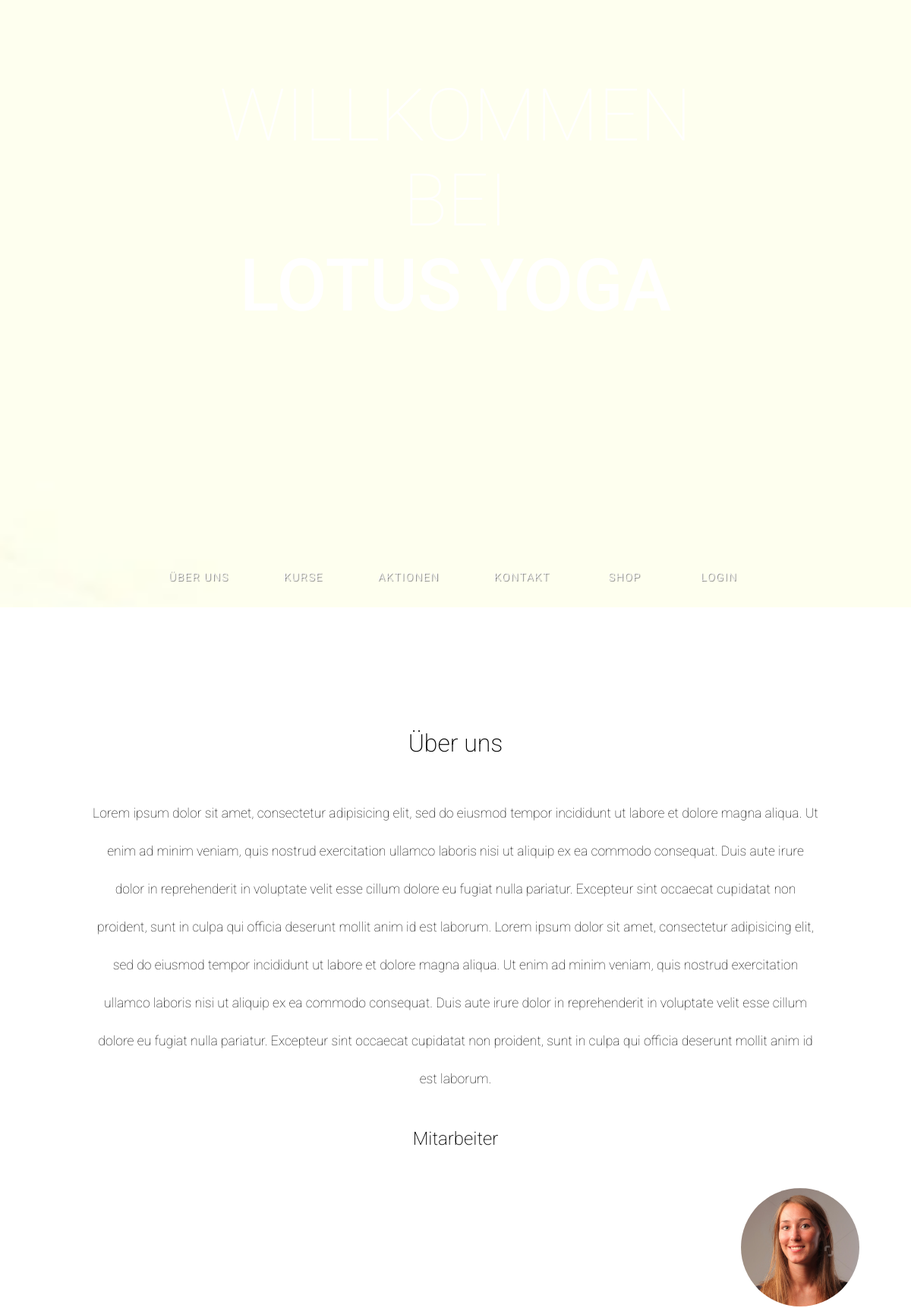
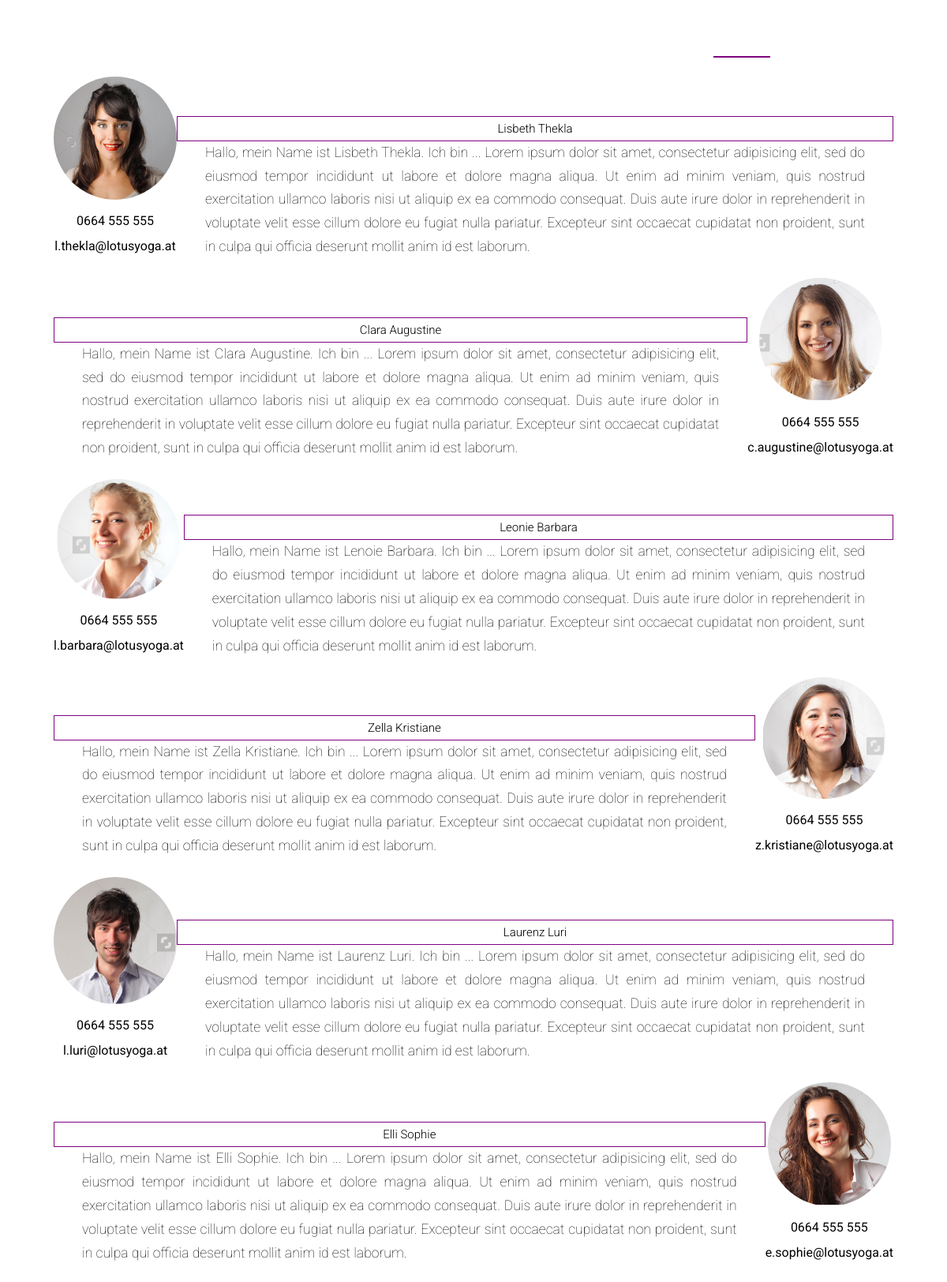
The page / (upper part) on the database its author committed (2 pictures, top to bottom).
### tables this page shows
CREATE TABLE IF NOT EXISTS `contents` (
  `id` int(11) NOT NULL,
  `_name` varchar(1000) NOT NULL,
  `type` varchar(150) NOT NULL,
  `content` varchar(1000) NOT NULL DEFAULT '',
  `sequence` int(11) NOT NULL,
  `is_active` tinyint(1) NOT NULL DEFAULT '1',
  `deleted_at` timestamp NULL DEFAULT NULL
);

CREATE TABLE IF NOT EXISTS `employees` (
  `id` int(11) NOT NULL,
  `fullname` varchar(50) NOT NULL,
  `email` varchar(60) NOT NULL,
  `telno` varchar(20) NOT NULL,
  `pic` varchar(150) NOT NULL,
  `courses_id` int(11) NOT NULL,
  `description` varchar(700) NOT NULL DEFAULT '',
  `is_active` tinyint(1) NOT NULL DEFAULT '1',
  `deleted_at` timestamp NULL DEFAULT NULL
);

### index.php (called while the page is built, shortened)
<?php
$content = ('content/');
include('functions/load_content.php');
include('header.php');
if( ! isset($_GET['page']) ){
	$page = "home";
}else{
	$page = $_GET['page'];
}
if($page){
	$content .= $page .".php";
}
include($content);
include('footer.php');
?>

### functions/load_Content.php (called while the page is built, shortened)
<?php
function get_content_data($table_name){
    global $link;
    $sql = "SELECT * FROM " .$table_name. " WHERE deleted_at IS NULL";
	$res = mysqli_query($link, $sql);
	return $res;
}
function get_specific_content_data($table_name, $where, $equals){
    global $link;
    $sql = "SELECT * FROM " .$table_name. " WHERE ". $where . " = " . $equals . " AND deleted_at IS NULL ";
    $res = mysqli_query($link, $sql);
    return $res;
}
$employees = get_content_data('employees');
$about_us = get_specific_content_data('contents', 'id', 3);
?>

### content/home.php (the view, shortened to what this page needs)
<?php
 if(!isset($_COOKIE['landingpage'])){
   include ('content/landingpage.php');
 }else{
 }
?>
  <main class="main">
     <section class="about_us section_main" id="about_us">
         <h3>
             Über uns
         </h3>
         <?php
          while( $row = mysqli_fetch_assoc($about_us) ){
          ?>
       <p>
        <?php echo $row['content']; ?>
       </p>
       <?php
     }
     ?>
     </section>
      <section class="employees_main section_main">
          <h4 class="employees_headline ">
              Mitarbeiter
         </h4>
          <?php
          while( $row = mysqli_fetch_assoc($employees) ){
          ?>
          <ul class="employees_main-info">
          <li>
             <ul class="employees_main-contact">
               <li><img src="<?php echo $row['pic']; ?>" alt="lorem ipsum"/></li>
               <li><?php echo $row['telno']; ?><i class="fa icon-mobile"></i></li>
               <li><a href="<?php echo $row['email']; ?>?subject=lorem"><?php echo $row['email']; ?></a><i class="fa icon-mail"></i></li>
             </ul>
          </li>
          <li>
             <h6><?php echo $row['fullname']; ?></h6>
             <p>
              <?php echo $row['description']; ?>
            </p>
         </li>
        </ul>
        <?php
      }
      ?>
      </section>
  </main>

### css/styles.css (style rules this page uses)
* { font-family: 'Roboto', Helvetica, Verdana, sans-serif; box-sizing: border-box; margin: 0; padding: 0; list-style: none; text-decoration: none; }
html { position: relative; }
.body { margin: 0; }
p { font-size: 1.1em; font-weight: 100; line-height: 6vh; }
a { color: inherit; }
.main h3, .main h4 { font-size: 2em; font-weight: 200; padding: 1.65em 0; text-align: center; }
.main #about_us h3 { padding:2.5em 0 1.5em; }
.main h4 { font-size: 1.5em; }
.main h6 { font-size: 1.25vw; border: 1px solid purple; font-weight: 300; }
.cart-header span, p { line-height:50px; }
main { position: relative; z-index: 100; padding: 80px 0; background-color: white; }
.about_us { padding: 0 10vw; text-align: center; }
.employees_main { padding: 0 2em; }
.employees_main-info { line-height: 2; display: flex; padding: 1vw 3vw; align-items: flex-end; }
.employees_main p { padding: 0 3vw; line-height: 1.7; text-align: justify; }
.employees_main li { text-align: center; flex-wrap: wrap; }
.employees_main-contact { display: flex; flex-direction: column; justify-content: center; }
.employees_main ul:nth-child(2n) { display: flex; flex-direction: row-reverse; align-items: flex-end; }
.employees_main li:nth-child(2n) { flex-direction: row-reverse; text-align: center; }
.employees_main img { width: 13vw; border-radius: 50%; }

### rows shown on the page
contents: content "Lorem ipsum dolor sit amet, consectetur adipisicing elit, sed do eiusmod tempor incididunt ut labore et dolore magna aliqua. Ut enim ad minim veniam, quis nostrud exercitation ullamco laboris nisi ut aliquip ex ea commodo consequat. Duis aute irure dolor in reprehenderit in voluptate velit esse cillum dolore eu fugiat nulla pariatur. Excepteur sint occaecat cupidatat non proident, sunt in culpa qui officia deserunt mollit anim id est laborum. Lorem ipsum dolor sit amet, consectetur adipisicing elit, sed do eiusmod tempor incididunt ut labore et dolore magna aliqua. Ut enim ad minim veniam, quis nostrud exercitation ullamco laboris nisi ut aliquip ex ea commodo consequat. Duis aute irure…"
employees: pic (picture)
employees: pic (picture), telno "0664 555 555", email "l.thekla@lotusyoga.at", fullname "Lisbeth Thekla", description "Hallo, mein Name ist Lisbeth Thekla. Ich bin ... Lorem ipsum dolor sit amet, consectetur adipisicing elit, sed do eiusmod tempor incididunt ut labore et dolore magna aliqua. Ut enim ad minim veniam, quis nostrud exercitation ullamco laboris nisi ut aliquip ex ea commodo consequat. Duis aute irure dolor in reprehenderit in voluptate velit esse cillum dolore eu fugiat nulla pariatur. Excepteur sint occaecat cupidatat non proident, sunt in culpa qui officia deserunt mollit anim id est laborum."
employees: pic (picture), telno "0664 555 555", email "c.augustine@lotusyoga.at", fullname "Clara Augustine", description "Hallo, mein Name ist Clara Augustine. Ich bin ... Lorem ipsum dolor sit amet, consectetur adipisicing elit, sed do eiusmod tempor incididunt ut labore et dolore magna aliqua. Ut enim ad minim veniam, quis nostrud exercitation ullamco laboris nisi ut aliquip ex ea commodo consequat. Duis aute irure dolor in reprehenderit in voluptate velit esse cillum dolore eu fugiat nulla pariatur. Excepteur sint occaecat cupidatat non proident, sunt in culpa qui officia deserunt mollit anim id est laborum."
employees: pic (picture), telno "0664 555 555", email "l.barbara@lotusyoga.at", fullname "Leonie Barbara", description "Hallo, mein Name ist Lenoie Barbara. Ich bin ... Lorem ipsum dolor sit amet, consectetur adipisicing elit, sed do eiusmod tempor incididunt ut labore et dolore magna aliqua. Ut enim ad minim veniam, quis nostrud exercitation ullamco laboris nisi ut aliquip ex ea commodo consequat. Duis aute irure dolor in reprehenderit in voluptate velit esse cillum dolore eu fugiat nulla pariatur. Excepteur sint occaecat cupidatat non proident, sunt in culpa qui officia deserunt mollit anim id est laborum."
employees: pic (picture), telno "0664 555 555", email "z.kristiane@lotusyoga.at", fullname "Zella Kristiane", description "Hallo, mein Name ist Zella Kristiane. Ich bin ... Lorem ipsum dolor sit amet, consectetur adipisicing elit, sed do eiusmod tempor incididunt ut labore et dolore magna aliqua. Ut enim ad minim veniam, quis nostrud exercitation ullamco laboris nisi ut aliquip ex ea commodo consequat. Duis aute irure dolor in reprehenderit in voluptate velit esse cillum dolore eu fugiat nulla pariatur. Excepteur sint occaecat cupidatat non proident, sunt in culpa qui officia deserunt mollit anim id est laborum."
employees: pic (picture), telno "0664 555 555", email "l.luri@lotusyoga.at", fullname "Laurenz Luri", description "Hallo, mein Name ist Laurenz Luri. Ich bin ... Lorem ipsum dolor sit amet, consectetur adipisicing elit, sed do eiusmod tempor incididunt ut labore et dolore magna aliqua. Ut enim ad minim veniam, quis nostrud exercitation ullamco laboris nisi ut aliquip ex ea commodo consequat. Duis aute irure dolor in reprehenderit in voluptate velit esse cillum dolore eu fugiat nulla pariatur. Excepteur sint occaecat cupidatat non proident, sunt in culpa qui officia deserunt mollit anim id est laborum."
employees: pic (picture), telno "0664 555 555", email "e.sophie@lotusyoga.at", fullname "Elli Sophie", description "Hallo, mein Name ist Elli Sophie. Ich bin ... Lorem ipsum dolor sit amet, consectetur adipisicing elit, sed do eiusmod tempor incididunt ut labore et dolore magna aliqua. Ut enim ad minim veniam, quis nostrud exercitation ullamco laboris nisi ut aliquip ex ea commodo consequat. Duis aute irure dolor in reprehenderit in voluptate velit esse cillum dolore eu fugiat nulla pariatur. Excepteur sint occaecat cupidatat non proident, sunt in culpa qui officia deserunt mollit anim id est laborum."
